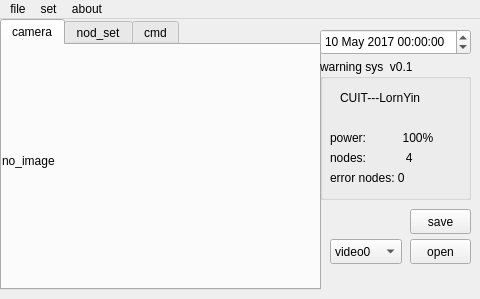
<?xml version="1.0" encoding="UTF-8"?>
<ui version="4.0">
 <class>MainWindow</class>
 <widget class="QMainWindow" name="MainWindow">
  <property name="enabled">
   <bool>true</bool>
  </property>
  <property name="geometry">
   <rect>
    <x>0</x>
    <y>0</y>
    <width>480</width>
    <height>299</height>
   </rect>
  </property>
  <property name="maximumSize">
   <size>
    <width>480</width>
    <height>320</height>
   </size>
  </property>
  <property name="windowTitle">
   <string>MainWindow</string>
  </property>
  <property name="styleSheet">
   <string notr="true"/>
  </property>
  <property name="dockOptions">
   <set>QMainWindow::AllowTabbedDocks|QMainWindow::AnimatedDocks</set>
  </property>
  <widget class="QWidget" name="centralWidget">
   <widget class="QPushButton" name="pushButton">
    <property name="geometry">
     <rect>
      <x>410</x>
      <y>220</y>
      <width>61</width>
      <height>25</height>
     </rect>
    </property>
    <property name="text">
     <string>open</string>
    </property>
   </widget>
   <widget class="QLabel" name="label">
    <property name="geometry">
     <rect>
      <x>30</x>
      <y>10</y>
      <width>51</width>
      <height>17</height>
     </rect>
    </property>
    <property name="text">
     <string/>
    </property>
   </widget>
   <widget class="QComboBox" name="comboBox">
    <property name="geometry">
     <rect>
      <x>330</x>
      <y>220</y>
      <width>72</width>
      <height>25</height>
     </rect>
    </property>
    <item>
     <property name="text">
      <string>video0</string>
     </property>
    </item>
    <item>
     <property name="text">
      <string>video1</string>
     </property>
    </item>
    <item>
     <property name="text">
      <string>video2</string>
     </property>
    </item>
   </widget>
   <widget class="QTabWidget" name="tabWidget">
    <property name="geometry">
     <rect>
      <x>0</x>
      <y>0</y>
      <width>321</width>
      <height>271</height>
     </rect>
    </property>
    <property name="currentIndex">
     <number>0</number>
    </property>
    <widget class="QWidget" name="tab">
     <attribute name="title">
      <string>camera</string>
     </attribute>
     <widget class="QLabel" name="label_show">
      <property name="geometry">
       <rect>
        <x>0</x>
        <y>0</y>
        <width>311</width>
        <height>231</height>
       </rect>
      </property>
      <property name="text">
       <string>no_image</string>
      </property>
     </widget>
    </widget>
    <widget class="QWidget" name="tab_2">
     <attribute name="title">
      <string>nod_set</string>
     </attribute>
     <widget class="QLabel" name="label_5">
      <property name="geometry">
       <rect>
        <x>20</x>
        <y>60</y>
        <width>61</width>
        <height>17</height>
       </rect>
      </property>
      <property name="text">
       <string>nod status</string>
      </property>
     </widget>
     <widget class="QLabel" name="label_6">
      <property name="geometry">
       <rect>
        <x>20</x>
        <y>90</y>
        <width>51</width>
        <height>17</height>
       </rect>
      </property>
      <property name="text">
       <string>nod inf</string>
      </property>
     </widget>
     <widget class="QLabel" name="label_7">
      <property name="geometry">
       <rect>
        <x>20</x>
        <y>130</y>
        <width>51</width>
        <height>17</height>
       </rect>
      </property>
      <property name="text">
       <string>nod</string>
      </property>
     </widget>
     <widget class="QPushButton" name="pushButton_getnod">
      <property name="geometry">
       <rect>
        <x>210</x>
        <y>200</y>
        <width>80</width>
        <height>25</height>
       </rect>
      </property>
      <property name="text">
       <string>get_inf</string>
      </property>
     </widget>
     <widget class="QComboBox" name="comboBox_2">
      <property name="geometry">
       <rect>
        <x>10</x>
        <y>20</y>
        <width>61</width>
        <height>25</height>
       </rect>
      </property>
      <item>
       <property name="text">
        <string>nod1</string>
       </property>
      </item>
      <item>
       <property name="text">
        <string>nod2</string>
       </property>
      </item>
      <item>
       <property name="text">
        <string>nod3</string>
       </property>
      </item>
     </widget>
     <widget class="QLineEdit" name="lineEdit">
      <property name="geometry">
       <rect>
        <x>100</x>
        <y>60</y>
        <width>113</width>
        <height>25</height>
       </rect>
      </property>
     </widget>
     <widget class="QLineEdit" name="lineEdit_2">
      <property name="geometry">
       <rect>
        <x>100</x>
        <y>90</y>
        <width>113</width>
        <height>25</height>
       </rect>
      </property>
     </widget>
     <widget class="QLineEdit" name="lineEdit_3">
      <property name="geometry">
       <rect>
        <x>100</x>
        <y>120</y>
        <width>113</width>
        <height>25</height>
       </rect>
      </property>
     </widget>
    </widget>
    <widget class="QWidget" name="tab_3">
     <attribute name="title">
      <string>cmd</string>
     </attribute>
     <widget class="QPushButton" name="pushButton_2">
      <property name="geometry">
       <rect>
        <x>230</x>
        <y>180</y>
        <width>71</width>
        <height>25</height>
       </rect>
      </property>
      <property name="text">
       <string>open_com</string>
      </property>
     </widget>
     <widget class="QRadioButton" name="radioButton">
      <property name="geometry">
       <rect>
        <x>20</x>
        <y>30</y>
        <width>93</width>
        <height>23</height>
       </rect>
      </property>
      <property name="text">
       <string>reboot nod</string>
      </property>
     </widget>
     <widget class="QRadioButton" name="radioButton_2">
      <property name="geometry">
       <rect>
        <x>20</x>
        <y>60</y>
        <width>93</width>
        <height>23</height>
       </rect>
      </property>
      <property name="text">
       <string>fix nod</string>
      </property>
     </widget>
     <widget class="QCheckBox" name="checkBox">
      <property name="geometry">
       <rect>
        <x>20</x>
        <y>90</y>
        <width>78</width>
        <height>23</height>
       </rect>
      </property>
      <property name="text">
       <string>temp</string>
      </property>
     </widget>
     <widget class="QCheckBox" name="checkBox_2">
      <property name="geometry">
       <rect>
        <x>20</x>
        <y>120</y>
        <width>78</width>
        <height>23</height>
       </rect>
      </property>
      <property name="text">
       <string>humi</string>
      </property>
     </widget>
     <widget class="QPlainTextEdit" name="plainTextEdit">
      <property name="geometry">
       <rect>
        <x>120</x>
        <y>20</y>
        <width>181</width>
        <height>151</height>
       </rect>
      </property>
     </widget>
     <widget class="QCheckBox" name="checkBox_3">
      <property name="geometry">
       <rect>
        <x>20</x>
        <y>150</y>
        <width>78</width>
        <height>23</height>
       </rect>
      </property>
      <property name="text">
       <string>press</string>
      </property>
     </widget>
     <widget class="QCheckBox" name="checkBox_4">
      <property name="geometry">
       <rect>
        <x>20</x>
        <y>180</y>
        <width>78</width>
        <height>23</height>
       </rect>
      </property>
      <property name="text">
       <string>loading</string>
      </property>
     </widget>
    </widget>
   </widget>
   <widget class="QDateTimeEdit" name="dateTimeEdit">
    <property name="geometry">
     <rect>
      <x>320</x>
      <y>10</y>
      <width>151</width>
      <height>26</height>
     </rect>
    </property>
    <property name="date">
     <date>
      <year>2017</year>
      <month>5</month>
      <day>10</day>
     </date>
    </property>
   </widget>
   <widget class="QGroupBox" name="groupBox">
    <property name="geometry">
     <rect>
      <x>320</x>
      <y>40</y>
      <width>151</width>
      <height>141</height>
     </rect>
    </property>
    <property name="title">
     <string>warning sys  v0.1</string>
    </property>
    <widget class="QLabel" name="label_2">
     <property name="geometry">
      <rect>
       <x>10</x>
       <y>70</y>
       <width>131</width>
       <height>17</height>
      </rect>
     </property>
     <property name="text">
      <string>power:           100%</string>
     </property>
    </widget>
    <widget class="QLabel" name="label_3">
     <property name="geometry">
      <rect>
       <x>10</x>
       <y>90</y>
       <width>131</width>
       <height>17</height>
      </rect>
     </property>
     <property name="text">
      <string>nodes:            4</string>
     </property>
    </widget>
    <widget class="QLabel" name="label_4">
     <property name="geometry">
      <rect>
       <x>10</x>
       <y>110</y>
       <width>111</width>
       <height>17</height>
      </rect>
     </property>
     <property name="text">
      <string>error nodes: 0</string>
     </property>
    </widget>
    <widget class="QLabel" name="label_8">
     <property name="geometry">
      <rect>
       <x>20</x>
       <y>30</y>
       <width>111</width>
       <height>17</height>
      </rect>
     </property>
     <property name="text">
      <string>CUIT---LornYin</string>
     </property>
    </widget>
   </widget>
   <widget class="QPushButton" name="pushButton_save">
    <property name="geometry">
     <rect>
      <x>410</x>
      <y>190</y>
      <width>61</width>
      <height>25</height>
     </rect>
    </property>
    <property name="text">
     <string>save</string>
    </property>
   </widget>
  </widget>
  <widget class="QMenuBar" name="menuBar">
   <property name="geometry">
    <rect>
     <x>0</x>
     <y>0</y>
     <width>480</width>
     <height>22</height>
    </rect>
   </property>
   <widget class="QMenu" name="menuFile">
    <property name="title">
     <string>file</string>
    </property>
   </widget>
   <widget class="QMenu" name="menuSet">
    <property name="title">
     <string>set</string>
    </property>
   </widget>
   <widget class="QMenu" name="menuAbout">
    <property name="title">
     <string>about</string>
    </property>
    <addaction name="actionWarning_system"/>
   </widget>
   <addaction name="menuFile"/>
   <addaction name="menuSet"/>
   <addaction name="menuAbout"/>
  </widget>
  <action name="actionWarning_system">
   <property name="text">
    <string>warning system</string>
   </property>
  </action>
 </widget>
 <layoutdefault spacing="6" margin="11"/>
 <resources/>
 <connections/>
</ui>
